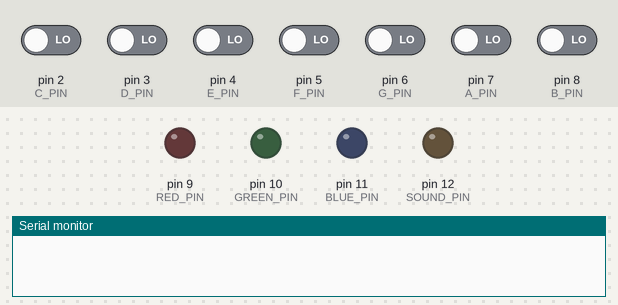
Recording of a sketch running on a simulated Arduino Uno, built with avr-gcc and run on an emulated ATmega328P. Parts: output pins drawn as LEDs (lit = HIGH), the last lines printed to the serial monitor. Dashed ring = blinking. The inputs (shaded band) are chosen by the test bench; at power-on: pin 2 (C_PIN), pin 3 (D_PIN), pin 4 (E_PIN), pin 5 (F_PIN), pin 6 (G_PIN), pin 7 (A_PIN), pin 8 (B_PIN) LOW.

Above: at 1.2 s.
1.3 s: pin 2 (C_PIN) driven HIGH
At 1.66 s:
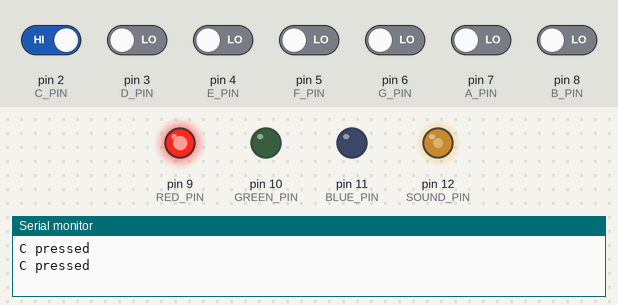
4.3 s: pin 3 (D_PIN) driven HIGH
At 4.5 s:
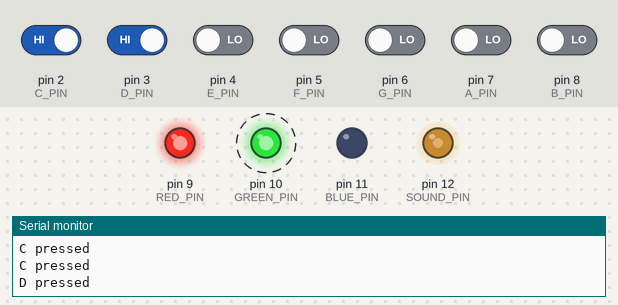
7.3 s: pin 4 (E_PIN) driven HIGH
At 7.82 s:
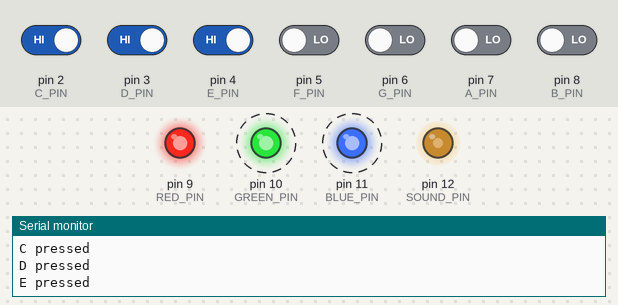
10.3 s: pin 5 (F_PIN) driven HIGH
At 10.54 s:
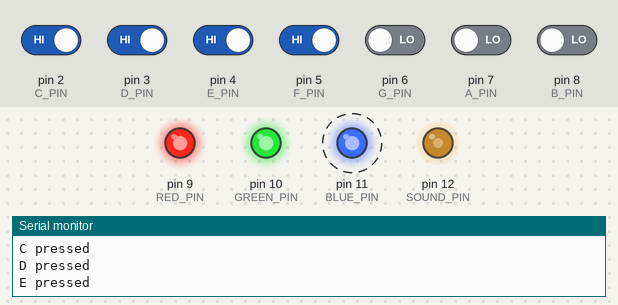
13.3 s: pin 6 (G_PIN) driven HIGH
At 14.78 s:
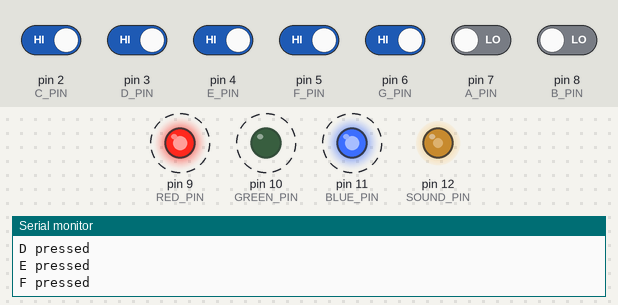
16.3 s: pin 7 (A_PIN) driven HIGH
Timing chart, 0 to 20.3 s (numbered marks = the images above; inputs shaded):
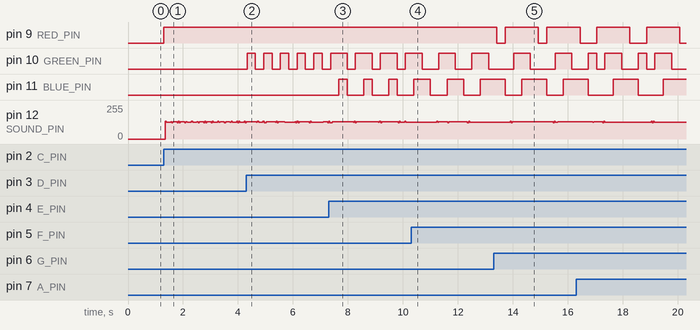

Measured:
- after the input at 1.3 s, pin 9 (RED_PIN): LOW → HIGH at once
- after the input at 4.3 s, pin 10 (GREEN_PIN): alternates HIGH for 0.30 s and LOW for 0.30 s, starting at once
- after the input at 7.3 s, pin 10 (GREEN_PIN): alternates HIGH for 0.60 s and LOW for 0.30 s, starting after 0.67 s; pin 11 (BLUE_PIN): alternates HIGH for 0.30 s and LOW for 0.61 s, starting after 0.37 s
- after the input at 10.3 s, pin 10 (GREEN_PIN): alternates HIGH for 0.60 s and LOW for 0.61 s, starting after 1.0 s; pin 11 (BLUE_PIN): alternates HIGH for 0.60 s and LOW for 0.61 s, starting after 0.70 s
- after the input at 13.3 s, pin 9 (RED_PIN): alternates HIGH for 1.2 s and LOW for 0.30 s, starting after 0.12 s

The sketch:

Piano.ino
```cpp
const int C_PIN = 2;
const int D_PIN = 3;
const int E_PIN = 4;
const int F_PIN = 5;
const int G_PIN = 6;
const int A_PIN = 7;
const int B_PIN = 8;
const int RED_PIN = 9;
const int GREEN_PIN = 10;
const int BLUE_PIN = 11;
const int SOUND_PIN = 12;

const int C_TONE = 1915;
const int D_TONE = 1700;
const int E_TONE = 1519;
const int F_TONE = 1432;
const int G_TONE = 1275;
const int A_TONE = 1136;
const int B_TONE = 1014;

const int DELAY = 300;

void setup()
{
 pinMode (C_PIN, INPUT);
 pinMode (D_PIN,INPUT);
 pinMode (E_PIN, INPUT);
 pinMode (F_PIN, INPUT);
 pinMode (G_PIN, INPUT);
 pinMode (A_PIN, INPUT);
 pinMode (B_PIN, INPUT);
 pinMode (RED_PIN, OUTPUT);
 pinMode (GREEN_PIN, OUTPUT);
 pinMode (BLUE_PIN, OUTPUT);
 pinMode (SOUND_PIN, OUTPUT);

 Serial.begin(115200);
 //playC();
 //playD();
 //playE();
 //playF();
 //playG();
 //playA();
 //playB();

}


void loop()
{

  int state;

  state=digitalRead(C_PIN);
  if(state==HIGH)
  {
    Serial.println ("C pressed");
    playC();
  }
  state=digitalRead(D_PIN);
  if(state==HIGH)
  {
    Serial.println ("D pressed");
    playD();
  }

  state=digitalRead(E_PIN);
  if(state==HIGH)
  {
    Serial.println ("E pressed");
    playE();
  }


  state=digitalRead(F_PIN);
  if(state==HIGH)
  {
    Serial.println ("F pressed");
    playF();
  }


  state=digitalRead(G_PIN);
  if(state==HIGH)
  {
    Serial.println ("G pressed");
    playG();
  }


  state=digitalRead(A_PIN);
  if(state==HIGH)
  {
    Serial.println ("A pressed");
    playA();
  }


  state=digitalRead(B_PIN);
  if(state==HIGH)
  {
    Serial.println ("B pressed");
    playB();
  }


}
void playTone(int tone, int duration) {
  for (long i = 0; i < duration * 1000L; i += tone * 2) {
    digitalWrite(SOUND_PIN, HIGH);
    delayMicroseconds(tone);
    digitalWrite(SOUND_PIN, LOW);
    delayMicroseconds(tone);
  }
}

void ledOff ()
{
 digitalWrite(RED_PIN,LOW);
 digitalWrite(BLUE_PIN,LOW);
 digitalWrite(GREEN_PIN,LOW);
}

void playC ()
{
 // red
  digitalWrite(RED_PIN,HIGH);
  digitalWrite(BLUE_PIN,LOW);
  digitalWrite(GREEN_PIN,LOW);
  playTone(C_TONE,DELAY);
  ledOff();
}


void playD ()
{
 // yellow
  digitalWrite(RED_PIN,HIGH);
  digitalWrite(BLUE_PIN,LOW);
  digitalWrite(GREEN_PIN,HIGH);
  playTone(D_TONE,DELAY);
  ledOff();
}


void playE ()
{
  // white
  digitalWrite(RED_PIN,HIGH);
  digitalWrite(BLUE_PIN,HIGH);
  digitalWrite(GREEN_PIN,HIGH);
  playTone(E_TONE,DELAY);
  ledOff();
}


void playF ()
{
  // purple
  digitalWrite(RED_PIN,HIGH);
  digitalWrite(BLUE_PIN,HIGH);
  digitalWrite(GREEN_PIN,LOW);
  playTone(F_TONE,DELAY);
  ledOff();
}


void playG ()
{
  //blue
  digitalWrite(RED_PIN,LOW);
  digitalWrite(BLUE_PIN,HIGH);
  digitalWrite(GREEN_PIN,LOW);
  playTone(G_TONE,DELAY);
  ledOff();
}


void playA ()
{
  // green
  digitalWrite(RED_PIN,LOW);
  digitalWrite(BLUE_PIN,LOW);
  digitalWrite(GREEN_PIN,HIGH);
  playTone(A_TONE,DELAY);
  ledOff();
}


void playB ()
{
  // cyan
  digitalWrite(RED_PIN,LOW);
  digitalWrite(BLUE_PIN,HIGH);
  digitalWrite(GREEN_PIN,HIGH);
  playTone(B_TONE,DELAY);
  ledOff();
}
```
